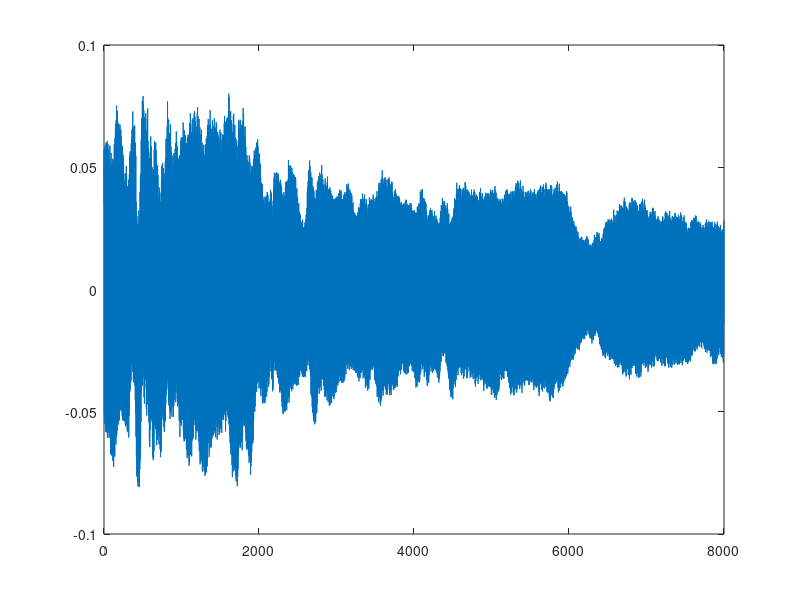
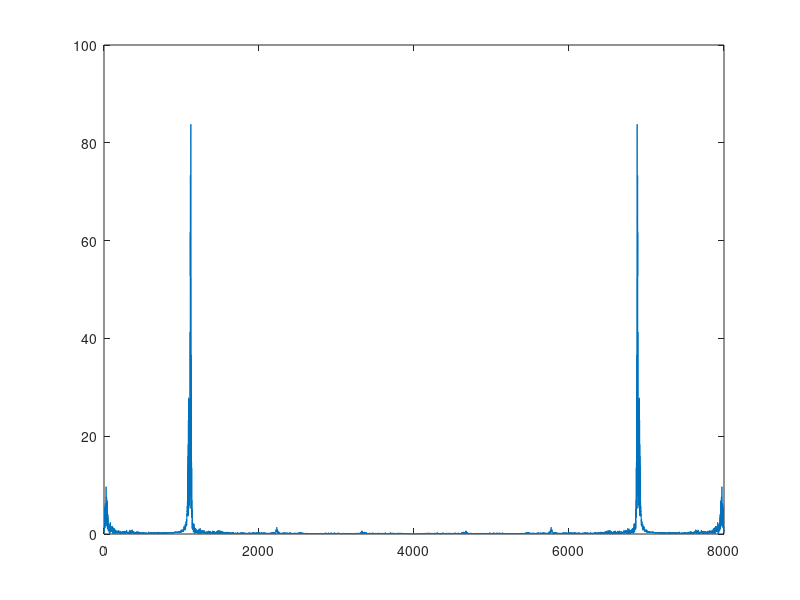

These figures' MATLAB source, in order: (Note: this script raises an error after producing the figures.)
%load the signal
load('whistle.mat');
whistle = y;
whistle = whistle(2,4300:end);
x = 1/length(whistle):8000/length(whistle):8000;
WHISTLE= fft(whistle);
%%
%sound of the recorded signal 
soundsc(whistle,8000)
%%
%plots of the recorded signal and dft of the recorded signal.
figure;
plot(x,whistle)
figure;
plot(x,abs(fft(whistle)));

%%
%Energy and purity calculations in the timedomain 
wn= [0.27 0.29];
[B A] = butter(5, wn);
filtwhistle = filtfilt(B, A, whistle);

energytot = sum(abs(whistle).^2)/8000
energydom = sum(abs(filtwhistle).^2)/8000

puritytime = 1- energydom./energytot

%%
%Energy and purity calculations in the fourier domain.
domlimits=(floor(0.27*length(whistle)/2):floor(0.29*length(whistle)/2));

Energytot = sum(abs(WHISTLE).^2)/(length(WHISTLE)*8000)
Energydom = 2*sum(abs(WHISTLE(domlimits)).^2)/(length(WHISTLE)*8000)

purityfreq = 1 - Energydom./Energytot

%%
% making an AR-model of order 2, resample it and play it
order = 2;
[Model refl] = AR(whistle,order, 'burg','now' ) ;

e = randn(1,length(whistle));
yhat = filter(1,Model.a,e);
soundsc(yhat,8000)

%%
%counting absolute value of the poles of the AR-filter.
abs(roots(Model.a))

%%
%%knee for AR-models of whistle ;
error = zeros(1,30);
e = randn(1,length(whistle));
whistle2 = whistle/max(whistle);
for order = 1:30;
[Model refl] = AR(whistle,order, 'burg','now' ) 
error(order) = refl(2,order+1)
end

plot(1:30,error);

%%
%psd check for whistle
A=psd(spectrum.welch, whistle);
B = psd(spectrum.welch, yhat);
figure;
plot(A); 
figure;
plot(B)


